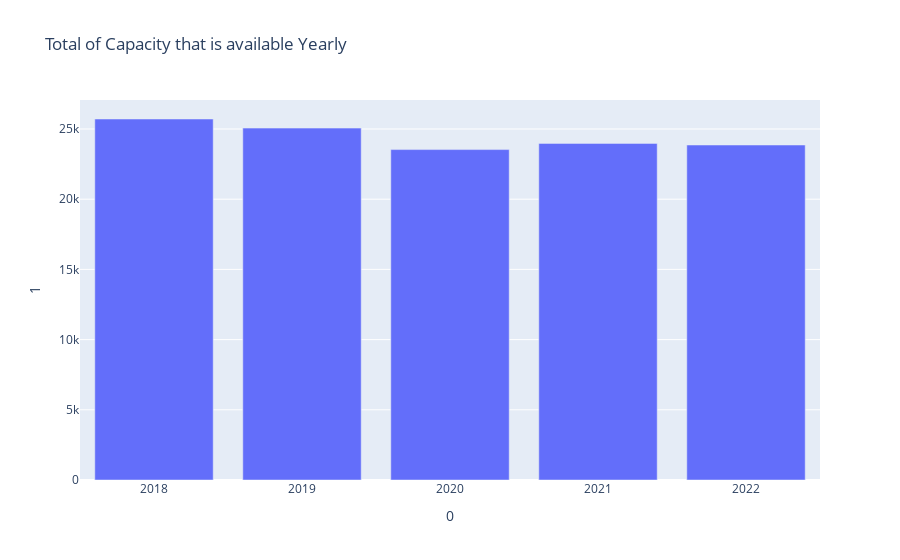

Here is the notebook cell this chart was saved with:
### Code cell
fig = px.bar(sum_dispatchable, x=0, y =1 ,title="Total of Capacity that is available Yearly")
fig.show()

### Figure 1 — Plotly figure (JSON) as saved in the notebook; plotly's stock layout.template omitted (floating-point values rounded to 4 significant figures)
{"data": [{"alignmentgroup": "True", "hovertemplate": "0=%{x}<br>1=%{y}<extra></extra>", "legendgroup": "", "marker": {"color": "#636efa", "pattern": {"shape": ""}}, "name": "", "offsetgroup": "", "orientation": "v", "showlegend": false, "textposition": "auto", "type": "bar", "x": [2018, 2019, 2020, 2021, 2022], "xaxis": "x", "y": [25710.0, 25060.0, 23530.0, 23980.0, 23860.0], "yaxis": "y"}], "layout": {"barmode": "relative", "legend": {"tracegroupgap": 0}, "title": {"text": "Total of Capacity that is available Yearly"}, "xaxis": {"anchor": "y", "domain": [0, 1], "title": {"text": "0"}}, "yaxis": {"anchor": "x", "domain": [0, 1], "title": {"text": "1"}}}}
